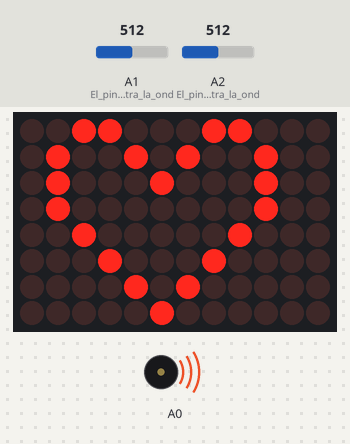
Simulated run of this program. Board: Arduino Uno R4 WiFi. Shown: 12×8 LED matrix, buzzer (waves = sounding). The inputs (shaded band) are chosen by the test bench; at power-on: A1 (El_pin_A1_registra_la_ond) = 512, A2 (El_pin_A2_registra_la_ond) = 512. What the program prints to the serial monitor is not drawn.

Above: at 0.1 s.

The program:

main.cpp
```cpp
#include <Arduino.h>
#include "Arduino_LED_Matrix.h"   // Include the LED_Matrix library
#include <analogWave.h> // Librería para generar las ondas análogas
#include "frames.h.cpp" // Include a header file containing some custom icons

ArduinoLEDMatrix matrix;          // Create an instance of the ArduinoLEDMatrix class

// Parámetros de la onda
float frecuencia_Portadora = 1000;   // Frecuencia de la onda portadora en Hz
float frecuencia_Modulada = 100;     // Frecuencia de la onda modulada en Hz
const int tasa_Muestreo = 200;       // Tasa de muestreo
float t_delta = 1 / (frecuencia_Modulada * tasa_Muestreo); // Paso temporal
float amplitud_OndaPortadora = 1.0;  // Amplitud de la onda portadora
float amplitud_OndaModulada = 1.0;   // Amplitud de la onda modulada
uint16_t muestras[tasa_Muestreo - 1] = {0}; // Array de muestras

// Se declara la onda como variable global
static analogWave wave(DAC, muestras, tasa_Muestreo - 1, 0);

// Prototipo de función
void generateSamples(uint16_t* array);

void setup() {
  Serial.begin(9600);
  while (!Serial);  // Espera a que el puerto serial esté listo
  Serial.println("Arduino iniciado...");

  generateSamples(muestras); // Genera la señal AM
  pinMode(A1, INPUT); //El pin A1 registra la onda recibida
  pinMode(A2, INPUT); //El pin A2 registra la onda generada

  wave.begin(frecuencia_Portadora); // Se inicia la generación de la onda
  matrix.begin();
  matrix.loadFrame(LEDMATRIX_HEART_BIG);
}

void loop() {
  float input_OndaRecibida = analogRead(A1);
  float voltaje_OndaRecibida = input_OndaRecibida * (5.0 / 1023.0);
  float input_OndaGenerada = analogRead(A2);
  float voltaje_OndaGenerada = input_OndaGenerada * (5.0 / 1023.0);

  // Envío de datos en formato CSV para Python
  Serial.print(voltaje_OndaGenerada, 4);
  Serial.print(",");
  Serial.println(voltaje_OndaRecibida, 4);
  delay(10);  // Pequeño delay para evitar saturación del puerto serial
}

void generateSamples(uint16_t* array) {
  float tiempo = 0;
  float valores_Portadora = 0;
  float valores_Modulada = 0;
  float valores_SenalAM = 0;
  float amplitud_AM = amplitud_OndaModulada + amplitud_OndaPortadora;

  for (int i = 0; i < tasa_Muestreo - 1; i++) {
    valores_Portadora = amplitud_OndaPortadora * cos(2 * PI * frecuencia_Portadora * tiempo);
    valores_Modulada = amplitud_OndaModulada * cos(2 * PI * frecuencia_Modulada * tiempo);

    valores_SenalAM = (1 + valores_Modulada) * valores_Portadora + amplitud_AM;
    valores_SenalAM = valores_SenalAM / (2 * amplitud_AM); // Normalización
    valores_SenalAM = (valores_SenalAM * 1000 - 0) * (43253 - 11873) / (1000 - 0) + 11873;
    array[i] = (uint16_t) valores_SenalAM;  // Almacena la muestra

    tiempo += t_delta;
  }
}
 /*Holas, la de fucking comentar no me la sé
 */
```

frames.h.cpp
```cpp
#include "Arduino_LED_Matrix.h"

const uint32_t chip[] = {
	0x1503f811,
	0x3181103,
	0xf8150000
};

const uint32_t danger[] = {
	0x400a015,
	0x1502082,
	0x484047fc
};

const uint32_t happy[] = {
	0x19819,
	0x80000001,
	0x81f8000
};

const uint32_t heart[] = {
	0x3184a444,
	0x44042081,
	0x100a0040
};
```
